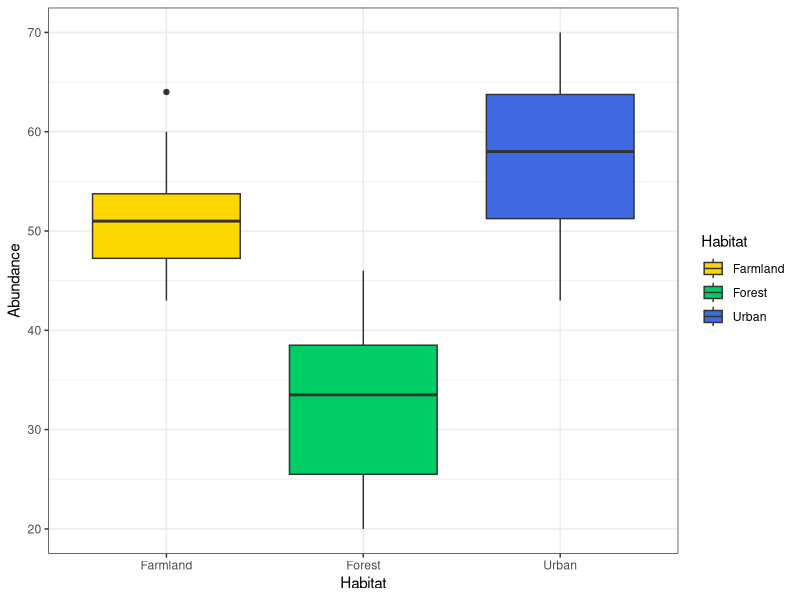
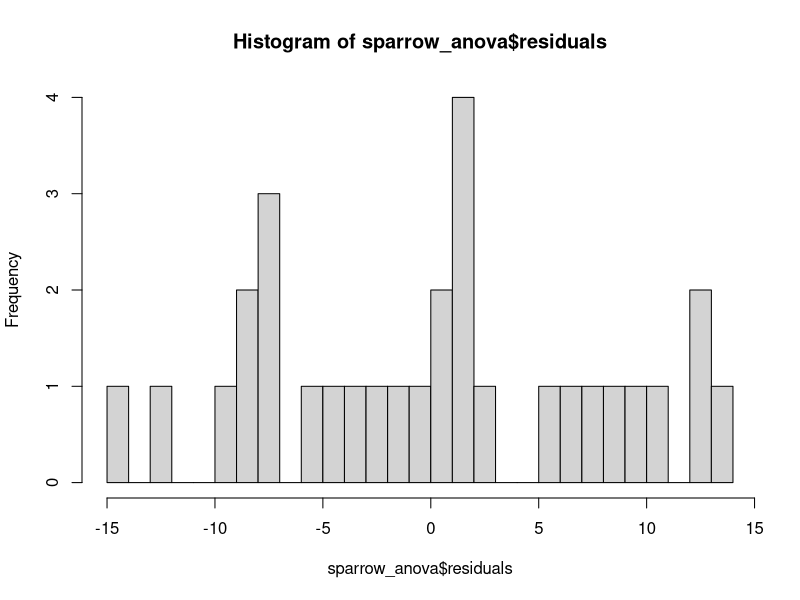
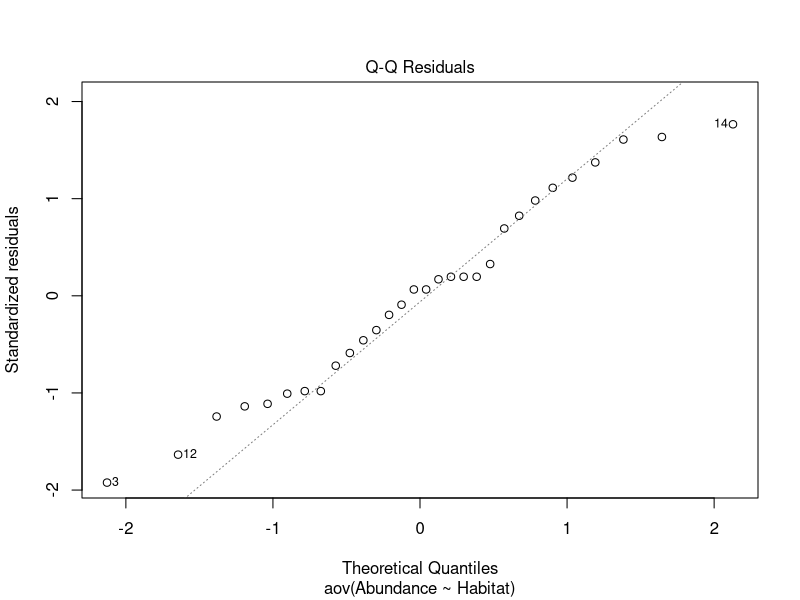
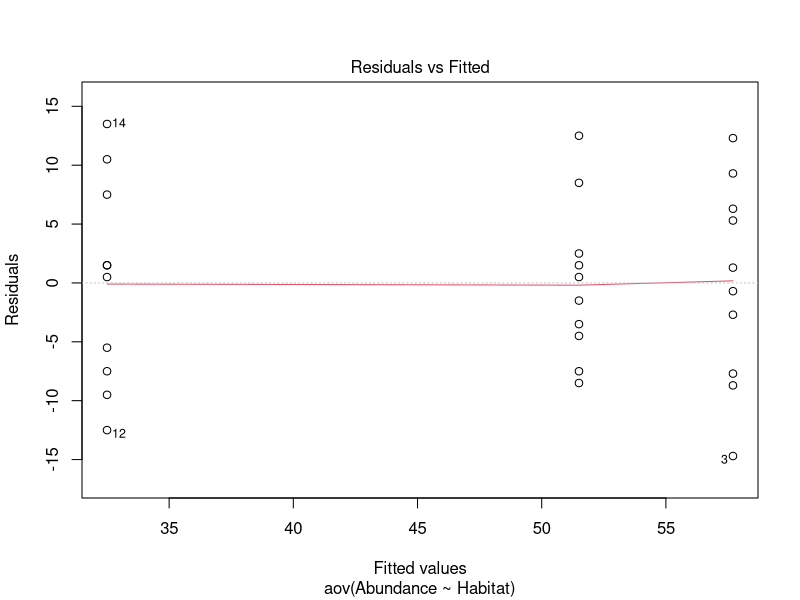
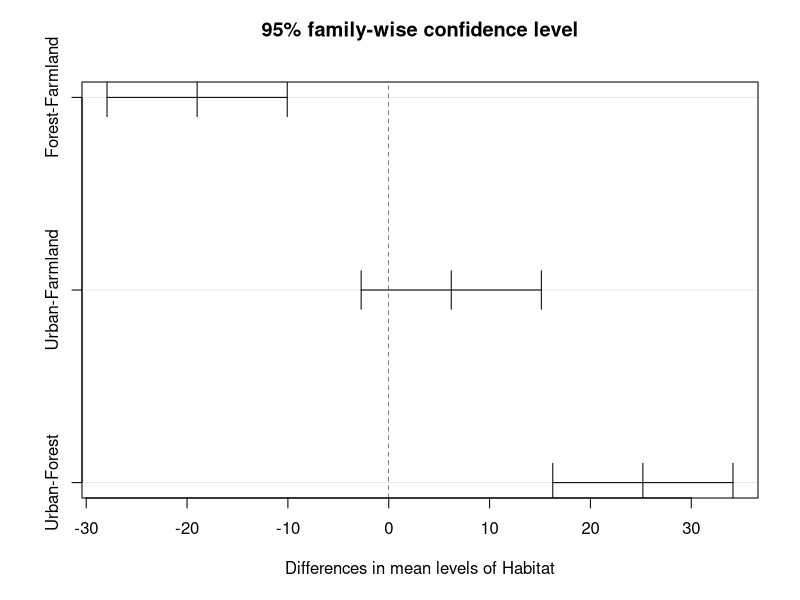
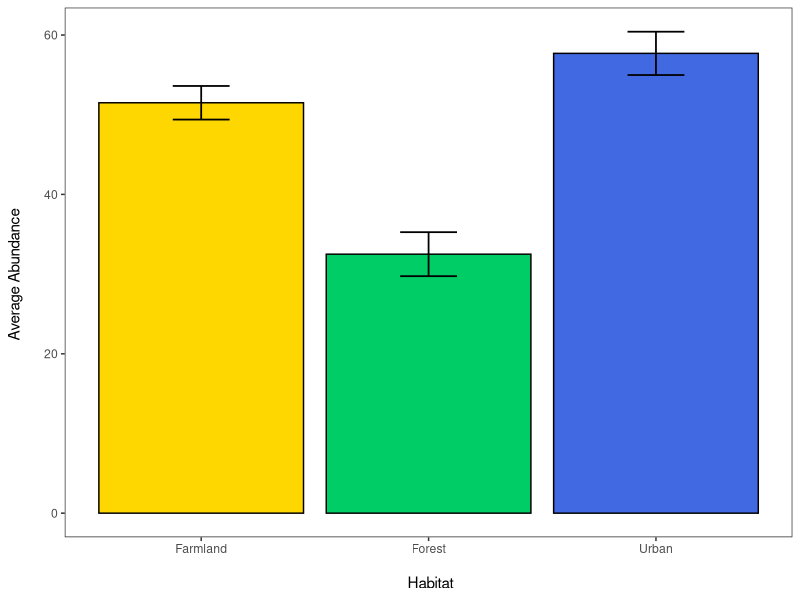
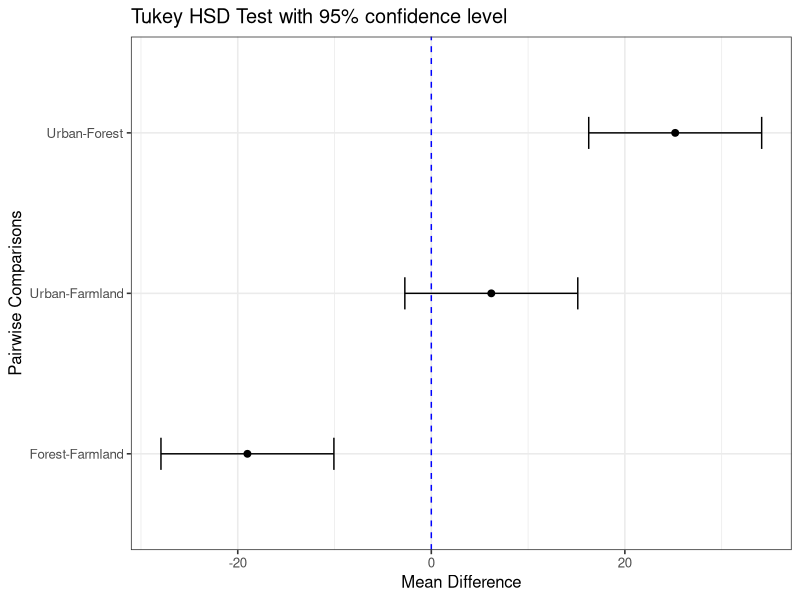

R code for these plots, in order:
# ANOVA and Tukey's HSD Tutorial full script
# Written by Abigail Haining (19/11/24)

# Tutorial Aims:
# 1) What is ANOVA and Tukey's Test?
# 2) Research question and hypothesis
# 3) Data manipulation
# 4) Data visualisation
# 5) Running a one-way ANOVA
# 6) Running Tukey's HSD
# 7) Communicating model results


# For 1 & 2 see tutorial ----


# 3) Data manipulation ----

# Set the working directory (enter your own filepath here)
setwd("C:/Users/abiga/OneDrive/3rd year/Data Science in EES/tutorial-Abigail-Louise")

# You can check where your working directory is
getwd()

# Load packages
library(tidyverse)
library(broom)

# Import data
sparrow <- read_csv("data/sparrow_data.csv")

# Check the data
head(sparrow)
print(sparrow)
view(sparrow)

# Convert data frame to long form
sparrow_long <- gather(sparrow, Habitat, Abundance, c(Urban, Forest, Farmland))

# Check variables
str(sparrow_long)


# 4) Data visualisation ----

# Visualising data with a boxplot
(sparrow_boxplot <- ggplot(sparrow_long,                                      
                           aes(x = Habitat, y = Abundance, fill = Habitat)) + # Setting x axis as habitat and y as abundance 
   geom_boxplot() +                                                           # Adding data as a boxplot
   scale_fill_manual(values = c("gold", "springgreen3", "royalblue")) +       # Setting box colours to colourblind friendly colours
   theme_bw())                                                                # Apply a clean theme


# 5) Running a one-way ANOVA ----

# Running a one-way ANOVA of abundance against habitat
sparrow_anova <- aov(Abundance ~ Habitat, data = sparrow_long)

# Printing summary output
summary(sparrow_anova)

# Checking assumptions:

# Normal distribution of residuals - this can be checked by plotting a histogram of the residuals and a normal Q-Q plot

hist(sparrow_anova$residuals, breaks = 30)  # Plotting histogram of residuals and increasing intervals to get a better visualisation
# The residuals do not look normally distributed

plot(sparrow_anova, which = 2) # Plotting Q-Q plot
# There are heavy tails present which suggests the data has a skewed distribution 
# Or the outliers do not follow a normal distribution (by looking at the histogram it appears to be the this)


# Checking for homoscedasticity
plot(sparrow_anova, which = 1)
# The red line is flat against grey dashed line which is what we want to see


# 6) Running Tukey's HSD ----

# Running Tukey's HSD post-hoc test on the anova output and setting the confidence level to 95%
(sparrow_test <- TukeyHSD(sparrow_anova, conf.level=.95))

# To convert results into a better presented format of the summary table you can use the broom package
(tukey_results <- broom::tidy(sparrow_test)) # Creating tidy data frame using broom

# Plotting Tukey's test result
plot(sparrow_test)


# 7) Communicating model results ----

# Creating summary table of key statistics 
sparrow_summary <- sparrow_long %>%
  group_by(Habitat) %>%                          # Grouping the abundance data by habitat
  summarise(n = n(),                             # "n" is the number of observations
            average_abundance = mean(Abundance), # Average abundance of each habitat
            SD = sd(Abundance)) %>%              # Standard deviation of abundance in each habitat
  mutate(SE = SD/sqrt(n))                        # Standard error of abundance in each habitat

# Creating bar plot of sparrow summary
(sparrow_barplot <- ggplot(data = sparrow_summary) +
  geom_bar(aes(x = Habitat, y = average_abundance, fill = Habitat),    # Creating bar plot with habitat on the x axis and average abundance on the y
           stat = "identity", colour = "black") +                      # Setting stat to identity uses average_abundance instead of count and adding black borders to bars
  geom_errorbar(aes(x = Habitat, ymin = average_abundance - SE,        # Adding error bars to represent standard error
                ymax = average_abundance + SE), width = 0.25,          # Setting width of the error bars to 0.25 for better visibility
                colour = "black", linewidth = 0.6) +                   # Setting colour and thickness of error bars
  scale_fill_manual(values = c("gold", "springgreen3", "royalblue")) + # Setting bar colours to colourblind friendly colours
  labs(x = "\n Habitat", y = "Average Abundance \n") +                 # Adding axis titles (\n leaves a space between plot and title)
  theme_test() +                                                       # Apply a clean theme
  theme(legend.position = "none"))                                     # Removing legend


# Improve Tukey's test result plot
(sparrow_tukey_plot <- ggplot(tukey_results, 
                              aes(x = contrast, y = estimate)) +    # Set x axis to pairwise comparisons and y to mean differences
  geom_point(color = "black", size = 2) +                           # Add points for mean differences and increase size
  geom_errorbar(aes(ymin = conf.low, ymax = conf.high),             # Add error bars showing confidence intervals
                width = 0.2, color = "black") +                     # Add error bars for confidence intervals
  geom_hline(yintercept = 0, linetype = "dashed", color = "blue") + # Add a reference line at 0 and highlight with blue colour
  coord_flip() +                                                    # Flip coordinates for horizontal orientation
  labs(x = "Pairwise Comparisons", y = "Mean Difference",           # Add informative axis titles
       title = "Tukey HSD Test with 95% confidence level") +        # Add plot title
  theme_bw(base_size = 12))                                         # Apply a clean theme
